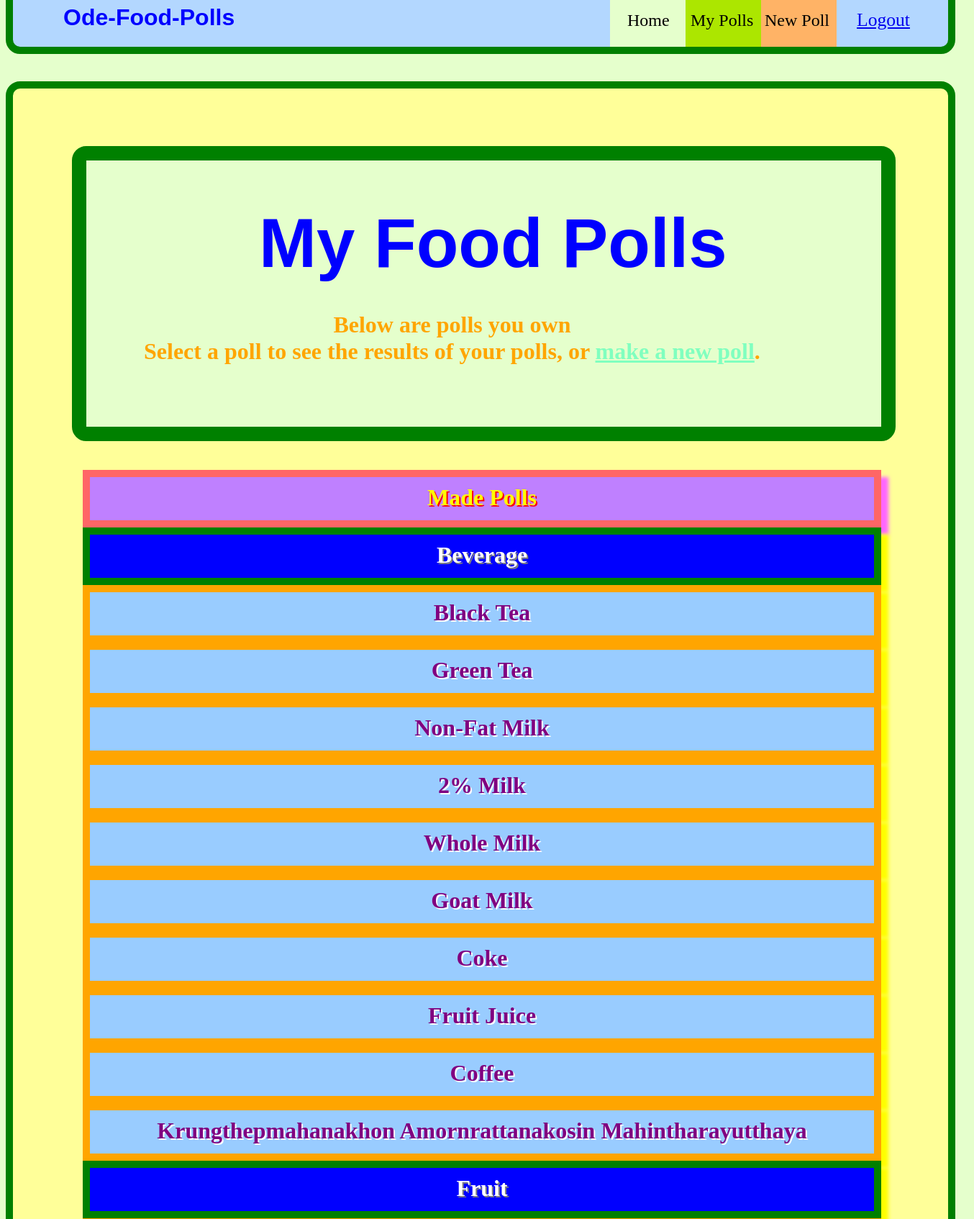
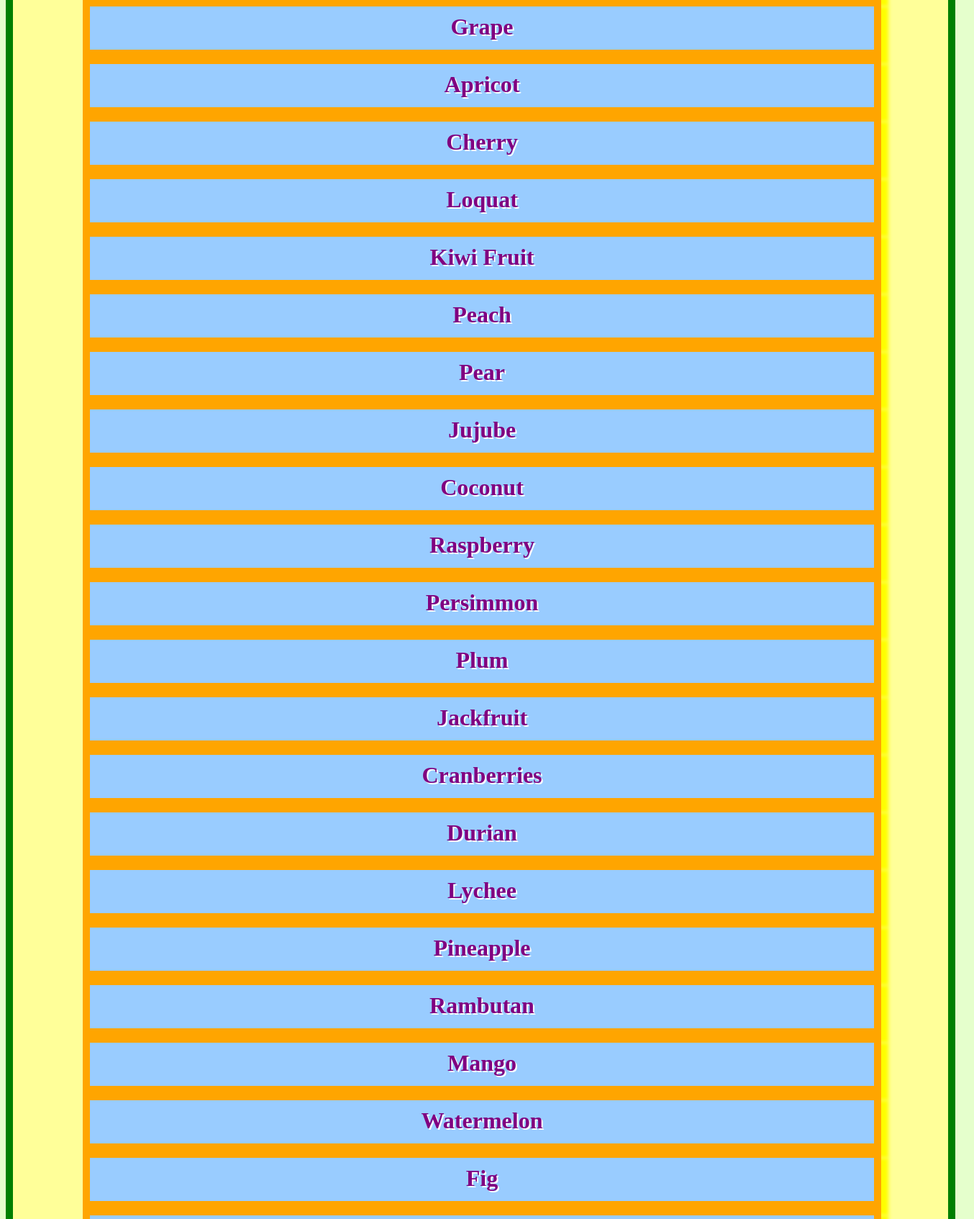
The page /MyPolls.php (upper part) on the database its author committed (2 pictures, top to bottom).
### tables this page shows
CREATE TABLE `food_list` (
  `id` int(50) NOT NULL,
  `category` varchar(250) NOT NULL,
  `foodname` varchar(250) NOT NULL,
  `serving_standard` varchar(300) NOT NULL,
  `serving_sizes` varchar(370) NOT NULL,
  `actual_serving_count` varchar(300) NOT NULL,
  `saved` varchar(300) NOT NULL,
  `usermade` varchar(73) NOT NULL,
  `creator_username` varchar(370) NOT NULL
);

### MyPolls.php (the view, shortened to what this page needs)
<head>
     <link rel='stylesheet' type='text/css' href='stylesheet.css?<?php echo time(); ?>' />
</head>
<?php
     echo '<a id="twitterbtnsignout" href="TwitterLogout.php">Logout</a>';
?>
 <?php
    $servername = $cleardb_server;
    $username = $cleardb_username;
    $password = $cleardb_password;
    $database = $cleardb_db;
    $dbport = 3306;
    $conn = new mysqli($servername, $username, $password, $database, $dbport);
?>
<div id='upper-div'><h1 id='upper-div-title'>Ode-Food-Polls</h1><div id='home-div-in' class='block'><span class='block-span'>Home</span></div><div id='mypolls' class='block'><span id='mypolls-span' class='block-span'><center>My Polls</center></span><</div><div id='newpoll' class='block'><span id='newpoll-span' class='block-span'>New Poll</span></div></div>
<div id='mypolls-main-div'><div id='main-div-title'><span id='main-title-span'>My Food Polls</span><span id='main-descrpt-span'>Below are polls you own<br>Select a poll to see the results of your polls, or <a style="color:#80ffbf;" href="NewPoll.php?oauth_token="+"<?php echo $_SESSION["oauth_token"] ?>"+"&oauth_verifier="+"<?php echo $_SESSION["oauth_verifier"] ?>"
>make a new poll</a>.</span></div>
<div id='central-div'>
    <div id='userpolls-div'><span class='ingre-name'>User Made Polls</span></div>
<?php
      $userpolls_sql = "SELECT * FROM food_list WHERE creator_username = '".$_SESSION["username"]."' ORDER BY category ASC";
      $userpolls_result = $conn->query($userpolls_sql);
      $cur_category="";
      if ($userpolls_result->num_rows > 0) {
         while($row = $userpolls_result->fetch_assoc()) {
            if($row["category"]!== $cur_category){
                $cur_category=$row["category"];
                 echo "<div class='userpolls-ingre-type'><span class='ingre-name'>".$cur_category."</span></div>";
            }
            echo "<div id='div-".$row["id"]."' class='userpolls-ingredients'><span class='ingre-name'>". $row["foodname"]."</span></div>";
         }
       } else {
        echo "0 results";
       }
?>
</div>
</div>

### stylesheet.css (style rules this page uses)
#upper-div { margin: auto; border: 10px solid green; border-radius: 20px; height: 80px; width: 1300px; background-color: #b3d7ff; position: absolute; top:-25px; z-index: 3; }
#twitterbtnsignout { position: relative; top: 5px; left: 560px; font-size: 1.6em; z-index: 7; pointer-events:auto; }
#upper-div-title { color: blue; font-family: Arial; font-weight: 900; position: absolute; left: 70px; }
#main-div-title { border: 20px solid green; border-radius: 20px; background-color: #e5ffcc; position: absolute; top: 80px; width: 85%; height: 370px; z-index: 3; left: 82px; text-align: center; }
#main-title-span { color: blue; position:absolute; font-weight: bolder; font-family: Arial; font-size: 6em; top: 60px; left: 165px; }
#main-descrpt-span { color: orange; font-weight: bolder; font-size: 2em; position: absolute; top: 210px; left: 80px; }
#central-div { position: absolute; top: 530px; left: 97px; }
.ingre-name { display: inline-block; margin-top: 10px; }
.block-span { position:absolute; top: 30px; left: 24px; font-size: 1.5em; }
.block { width: 105px; height: 80px; }
#home-div-in { position: absolute; background-color: #e5ffcc; left: 830px; }
#mypolls { position: absolute; left: 935px; background-color: #ffff99; pointer-events: auto; }
#mypolls-span { position: absolute; left: 7px; }
#newpoll { position: absolute; left: 1040px; background-color: #ffb366; pointer-events: auto; }
#newpoll-span { position: absolute; left: 5px; }
#mypolls-main-div { border: 10px solid green; border-radius: 20px; background-color: #ffff99; position: relative; margin: auto; top: 45px; height: 580px; width: 1300px; }
#userpolls-div { border: 10px solid #ff6666; height:60px; width: 1090px; background-color: #bf80ff; text-align: center; font-size: 2em; font-weight: bolder; color: Yellow; box-shadow: 10px 10px 5px #ff66ff; text-shadow: 2px 2px #FF0000; }
.userpolls-ingre-type { border: 10px solid green; height:60px; width: 1090px; background-color: blue; margin: 0 auto; text-align: center; font-size: 2em; font-weight: bolder; color: white; box-shadow: 10px 10px 5px Yellow; text-shadow: 2px 2px gray; }
.userpolls-ingredients { border: 10px solid orange; height:60px; width: 1090px; background-color: #99ccff; margin: 0 auto; text-align: center; font-size: 2em; font-weight: bolder; color: purple; box-shadow: 10px 10px 5px Yellow; text-shadow: 2px 2px white; }

### rows shown on the page
food_list: category "Beverage", foodname "Black Tea"
food_list: foodname "Green Tea"
food_list: foodname "Non-Fat Milk"
food_list: foodname "2% Milk"
food_list: foodname "Whole Milk"
food_list: foodname "Goat Milk"
food_list: foodname "Coke"
food_list: foodname "Fruit Juice"
food_list: foodname "Coffee"
food_list: foodname "Krungthepmahanakhon Amornrattanakosin Mahintharayutthaya"
food_list: category "Fruit", foodname "Grape"
food_list: foodname "Apricot"
food_list: foodname "Cherry"
food_list: foodname "Loquat"
food_list: foodname "Kiwi Fruit"
food_list: foodname "Peach"
food_list: foodname "Pear"
food_list: foodname "Jujube"
food_list: foodname "Coconut"
food_list: foodname "Raspberry"
food_list: foodname "Persimmon"
food_list: foodname "Plum"
food_list: foodname "Jackfruit"
food_list: foodname "Cranberries"
food_list: foodname "Durian"
food_list: foodname "Lychee"
food_list: foodname "Pineapple"
food_list: foodname "Rambutan"
food_list: foodname "Mango"
food_list: foodname "Watermelon"
food_list: foodname "Fig"
